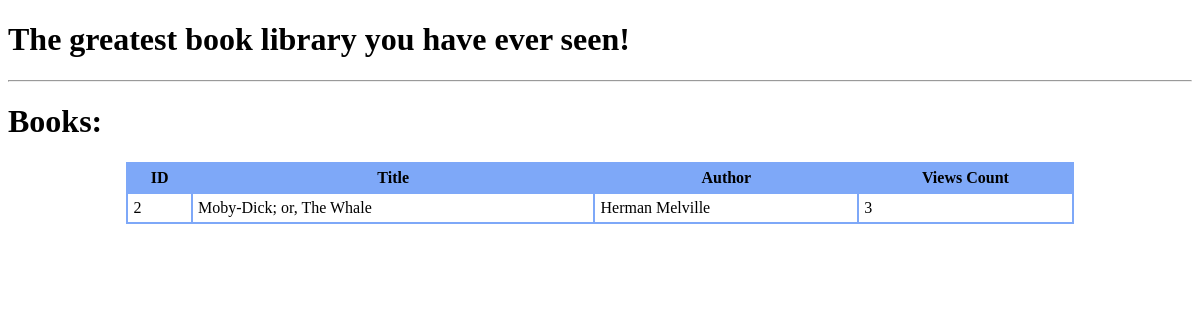
Page /books/id/2 on the committed database.
### tables this page shows
CREATE TABLE `table_books` (
                    id INTEGER PRIMARY KEY AUTOINCREMENT, 
                    title, 
                    author,
                    views_cnt
                );

### routes.py (the view)
@app.route('/books/id/<id_book>')
def book_id(id_book):
    logger.debug(f'[ENDPOINT IS][/books/id/<id_book>] - book_id is - {id_book}')
    return render_template('show_books_by.html', books=get_book_by_id(id_book))

### models.py (called while the page is built)
def get_book_by_id(book_id):
    with sqlite3.connect('table_books.db') as conn:
        cursor: sqlite3.Cursor = conn.cursor()
        logger.debug(f'book id is - {book_id}')
        cursor.execute(
            """
            SELECT * FROM `table_books`
            WHERE id = ?
            """, (book_id, )
        )
        return [increment_views_count(Book(*row)) for row in cursor.fetchall()]

def increment_views_count(book_obj):
    with sqlite3.connect('table_books.db') as conn:
        cursor: sqlite3.Cursor = conn.cursor()
        cursor.execute(
            """
            SELECT views_cnt FROM `table_books`
            WHERE id = ?
            """, (book_obj.id, )
        )
        value = cursor.fetchone()
        logger.debug(f'value is - {value[0]}')
        int_value = int(value[0])
        int_value += 1
        cursor.execute(
            """
            UPDATE `table_books`
            SET views_cnt = ?
            WHERE id = ?
            """, (book_obj.id, str(int_value))
        )
    return book_obj

### templates/show_books_by.html
{% extends "base.html" %}
{% block content %}
<body>
<h1>Books:</h1>
{% if books %}
<table class="customTable">
    <thead>
    <tr>
        <th>ID</th>
        <th>Title</th>
        <th>Author</th>
        <th>Views Count</th>
    </tr>
    </thead>
    <tbody>
    {% for book in books %}
    <tr>
        <td>
            {{ book.id }}
        </td>
        <td>
            {{ book.title }}
        </td>
        <td>
            {{ book.author }}
        </td>
        <td>
            {{ book.views_cnt }}
        </td>
    </tr>
    {% endfor %}
    </tbody>
</table>
{% else %}
<h2> Sorry, no books in DB.</h2>
{% endif %}
</body>
{% endblock %}

### static/style.css (style rules this page uses)
table.customTable { width: 80%; background-color: #FFFFFF; border-collapse: collapse; border-width: 2px; border-color: #7ea8f8; border-style: solid; color: #000000; margin: auto; }
table.customTable td, table.customTable th { border-width: 2px; border-color: #7ea8f8; border-style: solid; padding: 5px; }
table.customTable thead { background-color: #7ea8f8; }

### rows in the picture
table_books: id "2", title "Moby-Dick; or, The Whale", author "Herman Melville", views_cnt "3"
